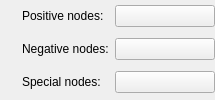
        <widget class="QWidget" name="widget_19" native="true">
         <layout class="QGridLayout" name="gridLayout_12">
          <property name="leftMargin">
           <number>0</number>
          </property>
          <property name="topMargin">
           <number>0</number>
          </property>
          <property name="rightMargin">
           <number>0</number>
          </property>
          <property name="bottomMargin">
           <number>0</number>
          </property>
          <item row="2" column="1">
           <widget class="InfoTextWidget" name="uniformNodeSpecialColourInfoText" native="true">
            <property name="sizePolicy">
             <sizepolicy hsizetype="Fixed" vsizetype="Fixed">
              <horstretch>0</horstretch>
              <verstretch>0</verstretch>
             </sizepolicy>
            </property>
            <property name="minimumSize">
             <size>
              <width>16</width>
              <height>16</height>
             </size>
            </property>
            <property name="toolTip">
             <string>When Pathfinder is set to the 'Uniform colour' option, this colour is used for limited graph scopes:&lt;ul&gt;
                                                      &lt;li&gt;When the graph scope is set to 'Around node(s)', this colour is used for the user-specified nodes.&lt;/li&gt;
                                                      &lt;li&gt;When the graph scope is set to 'Around BLAST hit(s)', this colour is used for nodes that contain at least one BLAST hit.&lt;/li&gt;&lt;/ul&gt;</string>
            </property>
           </widget>
          </item>
          <item row="1" column="1">
           <widget class="InfoTextWidget" name="uniformNegativeNodeColourInfoText" native="true">
            <property name="sizePolicy">
             <sizepolicy hsizetype="Fixed" vsizetype="Fixed">
              <horstretch>0</horstretch>
              <verstretch>0</verstretch>
             </sizepolicy>
            </property>
            <property name="minimumSize">
             <size>
              <width>16</width>
              <height>16</height>
             </size>
            </property>
            <property name="toolTip">
             <string>This is the colour of all negative nodes when Pathfinder is set to the 'Uniform colour' option. Negative nodes are only displayed when the graph is drawn in 'Double' mode.</string>
            </property>
           </widget>
          </item>
          <item row="2" column="3">
           <widget class="ColourButton" name="uniformNodeSpecialColourButton">
            <property name="focusPolicy">
             <enum>Qt::StrongFocus</enum>
            </property>
            <property name="text">
             <string/>
            </property>
           </widget>
          </item>
          <item row="1" column="2">
           <widget class="QLabel" name="label_17">
            <property name="sizePolicy">
             <sizepolicy hsizetype="Minimum" vsizetype="Preferred">
              <horstretch>0</horstretch>
              <verstretch>0</verstretch>
             </sizepolicy>
            </property>
            <property name="text">
             <string>Negative nodes:</string>
            </property>
           </widget>
          </item>
          <item row="0" column="1">
           <widget class="InfoTextWidget" name="uniformPositiveNodeColourInfoText" native="true">
            <property name="sizePolicy">
             <sizepolicy hsizetype="Fixed" vsizetype="Fixed">
              <horstretch>0</horstretch>
              <verstretch>0</verstretch>
             </sizepolicy>
            </property>
            <property name="minimumSize">
             <size>
              <width>16</width>
              <height>16</height>
             </size>
            </property>
            <property name="toolTip">
             <string>This is the colour of all positive nodes when Pathfinder is set to the 'Uniform colour' option.</string>
            </property>
           </widget>
          </item>
          <item row="1" column="3">
           <widget class="ColourButton" name="uniformNegativeNodeColourButton">
            <property name="focusPolicy">
             <enum>Qt::StrongFocus</enum>
            </property>
            <property name="text">
             <string/>
            </property>
           </widget>
          </item>
          <item row="0" column="0">
           <spacer name="horizontalSpacer_13">
            <property name="orientation">
             <enum>Qt::Horizontal</enum>
            </property>
            <property name="sizeType">
             <enum>QSizePolicy::Expanding</enum>
            </property>
            <property name="sizeHint" stdset="0">
             <size>
              <width>0</width>
              <height>20</height>
             </size>
            </property>
           </spacer>
          </item>
          <item row="0" column="3">
           <widget class="ColourButton" name="uniformPositiveNodeColourButton">
            <property name="minimumSize">
             <size>
              <width>100</width>
              <height>0</height>
             </size>
            </property>
            <property name="focusPolicy">
             <enum>Qt::StrongFocus</enum>
            </property>
            <property name="text">
             <string/>
            </property>
           </widget>
          </item>
          <item row="0" column="2">
           <widget class="QLabel" name="label_13">
            <property name="sizePolicy">
             <sizepolicy hsizetype="Minimum" vsizetype="Preferred">
              <horstretch>0</horstretch>
              <verstretch>0</verstretch>
             </sizepolicy>
            </property>
            <property name="text">
             <string>Positive nodes:</string>
            </property>
           </widget>
          </item>
          <item row="2" column="2">
           <widget class="QLabel" name="label_14">
            <property name="sizePolicy">
             <sizepolicy hsizetype="Minimum" vsizetype="Preferred">
              <horstretch>0</horstretch>
              <verstretch>0</verstretch>
             </sizepolicy>
            </property>
            <property name="text">
             <string>Special nodes:</string>
            </property>
           </widget>
          </item>
          <item row="0" column="4">
           <spacer name="horizontalSpacer_14">
            <property name="orientation">
             <enum>Qt::Horizontal</enum>
            </property>
            <property name="sizeType">
             <enum>QSizePolicy::Expanding</enum>
            </property>
            <property name="sizeHint" stdset="0">
             <size>
              <width>0</width>
              <height>20</height>
             </size>
            </property>
           </spacer>
          </item>
         </layout>
        </widget>
